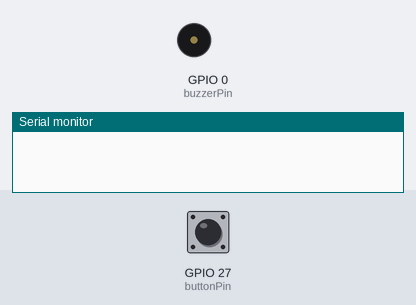
Simulated run of this program. Board: ESP32. On the bench: buzzer (waves = sounding), the last lines printed to the serial monitor. The test bench sets the inputs (shaded band); at power-on: GPIO 27 (buttonPin) HIGH.

Above: at 1.2 s.
1.3 s: GPIO 27 (buttonPin) pulled LOW for 0.15 s
At 2.6 s:
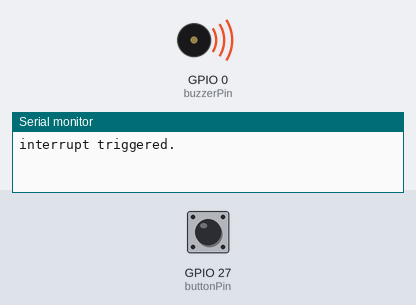
Timing chart, 0 to 4.3 s (numbered marks = the images above; inputs shaded):
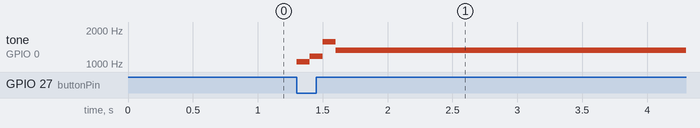

Measured:
- after the input at 1.3 s, tone on GPIO 0 (buzzerPin): silent → 1046 Hz at once, → 1174 Hz 0.10 s later, → 1568 Hz 0.10 s later, → 1318 Hz 0.10 s later

The program:

main.cpp
```cpp
#include <Arduino.h>
#include <gestures.h>

const int buzzerPin = 0;
const int buttonPin = 27;
const int pwmChannel = 0;
bool buttonPressed = false;
void handleButtonInterrupt();

void setup() {
  // Because we want to detect a "FALLING" change on the button, we use
  // the ESP32's internal pullup resistors
  pinMode(buttonPin, INPUT_PULLUP);
  attachInterrupt(buttonPin, handleButtonInterrupt, FALLING);
  Serial.begin(115200);
}

void loop() {
  // We use a state variable to ensure that the ISR (interrupt service routine),
  // the function handling the interrupt, executes as quickly as possible.
  if (buttonPressed == true)
  {
    Serial.println("interrupt triggered.");
    gestureHello2(buzzerPin, pwmChannel);
    buttonPressed = false;
  }
}

// IRAM_ATTR puts the function in Internal RAM (IRAM) as opposed to flash, which
// is much faster.
void IRAM_ATTR handleButtonInterrupt() {
  buttonPressed = true;
}
```
